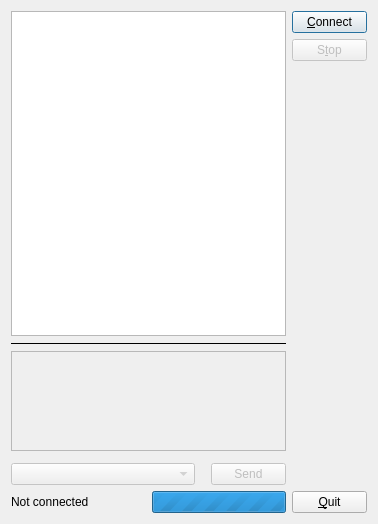
<?xml version="1.0" encoding="UTF-8"?>
<ui version="4.0">
 <class>Tester</class>
 <widget class="QDialog" name="Tester">
  <property name="geometry">
   <rect>
    <x>0</x>
    <y>0</y>
    <width>376</width>
    <height>524</height>
   </rect>
  </property>
  <property name="windowTitle">
   <string>Trip Planner</string>
  </property>
  <layout class="QGridLayout">
   <item row="1" column="3" rowspan="6">
    <layout class="QVBoxLayout">
     <item>
      <widget class="QPushButton" name="pbConnect">
       <property name="sizePolicy">
        <sizepolicy hsizetype="Fixed" vsizetype="Fixed">
         <horstretch>0</horstretch>
         <verstretch>0</verstretch>
        </sizepolicy>
       </property>
       <property name="minimumSize">
        <size>
         <width>75</width>
         <height>0</height>
        </size>
       </property>
       <property name="maximumSize">
        <size>
         <width>75</width>
         <height>16777215</height>
        </size>
       </property>
       <property name="text">
        <string>&amp;Connect</string>
       </property>
       <property name="shortcut">
        <string>Alt+S</string>
       </property>
       <property name="default">
        <bool>true</bool>
       </property>
      </widget>
     </item>
     <item>
      <widget class="QPushButton" name="pbStop">
       <property name="enabled">
        <bool>false</bool>
       </property>
       <property name="sizePolicy">
        <sizepolicy hsizetype="Fixed" vsizetype="Fixed">
         <horstretch>0</horstretch>
         <verstretch>0</verstretch>
        </sizepolicy>
       </property>
       <property name="minimumSize">
        <size>
         <width>75</width>
         <height>0</height>
        </size>
       </property>
       <property name="maximumSize">
        <size>
         <width>75</width>
         <height>16777215</height>
        </size>
       </property>
       <property name="text">
        <string>S&amp;top</string>
       </property>
       <property name="shortcut">
        <string>Alt+T</string>
       </property>
      </widget>
     </item>
     <item>
      <spacer>
       <property name="orientation">
        <enum>Qt::Vertical</enum>
       </property>
       <property name="sizeType">
        <enum>QSizePolicy::Expanding</enum>
       </property>
       <property name="sizeHint" stdset="0">
        <size>
         <width>20</width>
         <height>10</height>
        </size>
       </property>
      </spacer>
     </item>
     <item>
      <widget class="QPushButton" name="pbClose">
       <property name="sizePolicy">
        <sizepolicy hsizetype="Fixed" vsizetype="Fixed">
         <horstretch>0</horstretch>
         <verstretch>0</verstretch>
        </sizepolicy>
       </property>
       <property name="minimumSize">
        <size>
         <width>75</width>
         <height>0</height>
        </size>
       </property>
       <property name="maximumSize">
        <size>
         <width>75</width>
         <height>16777215</height>
        </size>
       </property>
       <property name="text">
        <string>&amp;Quit</string>
       </property>
       <property name="shortcut">
        <string>Alt+Q</string>
       </property>
      </widget>
     </item>
    </layout>
   </item>
   <item row="1" column="0" colspan="2">
    <widget class="QPlainTextEdit" name="plainTextEdit">
     <property name="minimumSize">
      <size>
       <width>275</width>
       <height>325</height>
      </size>
     </property>
     <property name="maximumSize">
      <size>
       <width>275</width>
       <height>325</height>
      </size>
     </property>
     <property name="readOnly">
      <bool>true</bool>
     </property>
    </widget>
   </item>
   <item row="3" column="0" colspan="2">
    <widget class="QPlainTextEdit" name="pteMsg">
     <property name="enabled">
      <bool>false</bool>
     </property>
     <property name="minimumSize">
      <size>
       <width>275</width>
       <height>100</height>
      </size>
     </property>
     <property name="maximumSize">
      <size>
       <width>275</width>
       <height>100</height>
      </size>
     </property>
    </widget>
   </item>
   <item row="5" column="0" colspan="2">
    <layout class="QHBoxLayout" name="horizontalLayout">
     <item>
      <widget class="QComboBox" name="cbUsers">
       <property name="enabled">
        <bool>false</bool>
       </property>
       <item>
        <property name="text">
         <string/>
        </property>
       </item>
       <item>
        <property name="text">
         <string>ALL</string>
        </property>
       </item>
      </widget>
     </item>
     <item>
      <spacer name="horizontalSpacer">
       <property name="orientation">
        <enum>Qt::Horizontal</enum>
       </property>
       <property name="sizeType">
        <enum>QSizePolicy::Fixed</enum>
       </property>
       <property name="sizeHint" stdset="0">
        <size>
         <width>10</width>
         <height>20</height>
        </size>
       </property>
      </spacer>
     </item>
     <item>
      <widget class="QPushButton" name="pbSend">
       <property name="enabled">
        <bool>false</bool>
       </property>
       <property name="minimumSize">
        <size>
         <width>75</width>
         <height>0</height>
        </size>
       </property>
       <property name="maximumSize">
        <size>
         <width>75</width>
         <height>16777215</height>
        </size>
       </property>
       <property name="text">
        <string>Send</string>
       </property>
      </widget>
     </item>
    </layout>
   </item>
   <item row="6" column="0" colspan="2">
    <layout class="QHBoxLayout">
     <item>
      <widget class="QLabel" name="statusLabel">
       <property name="sizePolicy">
        <sizepolicy hsizetype="Expanding" vsizetype="Preferred">
         <horstretch>0</horstretch>
         <verstretch>0</verstretch>
        </sizepolicy>
       </property>
       <property name="text">
        <string>Not connected</string>
       </property>
      </widget>
     </item>
     <item>
      <widget class="QProgressBar" name="progressBar">
       <property name="minimum">
        <number>0</number>
       </property>
       <property name="maximum">
        <number>0</number>
       </property>
       <property name="orientation">
        <enum>Qt::Horizontal</enum>
       </property>
      </widget>
     </item>
    </layout>
   </item>
   <item row="2" column="0" colspan="2">
    <widget class="Line" name="line">
     <property name="frameShadow">
      <enum>QFrame::Plain</enum>
     </property>
     <property name="lineWidth">
      <number>1</number>
     </property>
     <property name="orientation">
      <enum>Qt::Horizontal</enum>
     </property>
    </widget>
   </item>
  </layout>
  <action name="actionClose">
   <property name="text">
    <string>close</string>
   </property>
   <property name="shortcut">
    <string>Ctrl+Q</string>
   </property>
  </action>
 </widget>
 <tabstops>
  <tabstop>pbConnect</tabstop>
  <tabstop>pbStop</tabstop>
  <tabstop>pbClose</tabstop>
  <tabstop>plainTextEdit</tabstop>
 </tabstops>
 <resources/>
 <connections>
  <connection>
   <sender>pbClose</sender>
   <signal>clicked()</signal>
   <receiver>Tester</receiver>
   <slot>accept()</slot>
   <hints>
    <hint type="sourcelabel">
     <x>455</x>
     <y>413</y>
    </hint>
    <hint type="destinationlabel">
     <x>485</x>
     <y>316</y>
    </hint>
   </hints>
  </connection>
  <connection>
   <sender>actionClose</sender>
   <signal>triggered()</signal>
   <receiver>Tester</receiver>
   <slot>close()</slot>
   <hints>
    <hint type="sourcelabel">
     <x>-1</x>
     <y>-1</y>
    </hint>
    <hint type="destinationlabel">
     <x>194</x>
     <y>221</y>
    </hint>
   </hints>
  </connection>
 </connections>
</ui>
